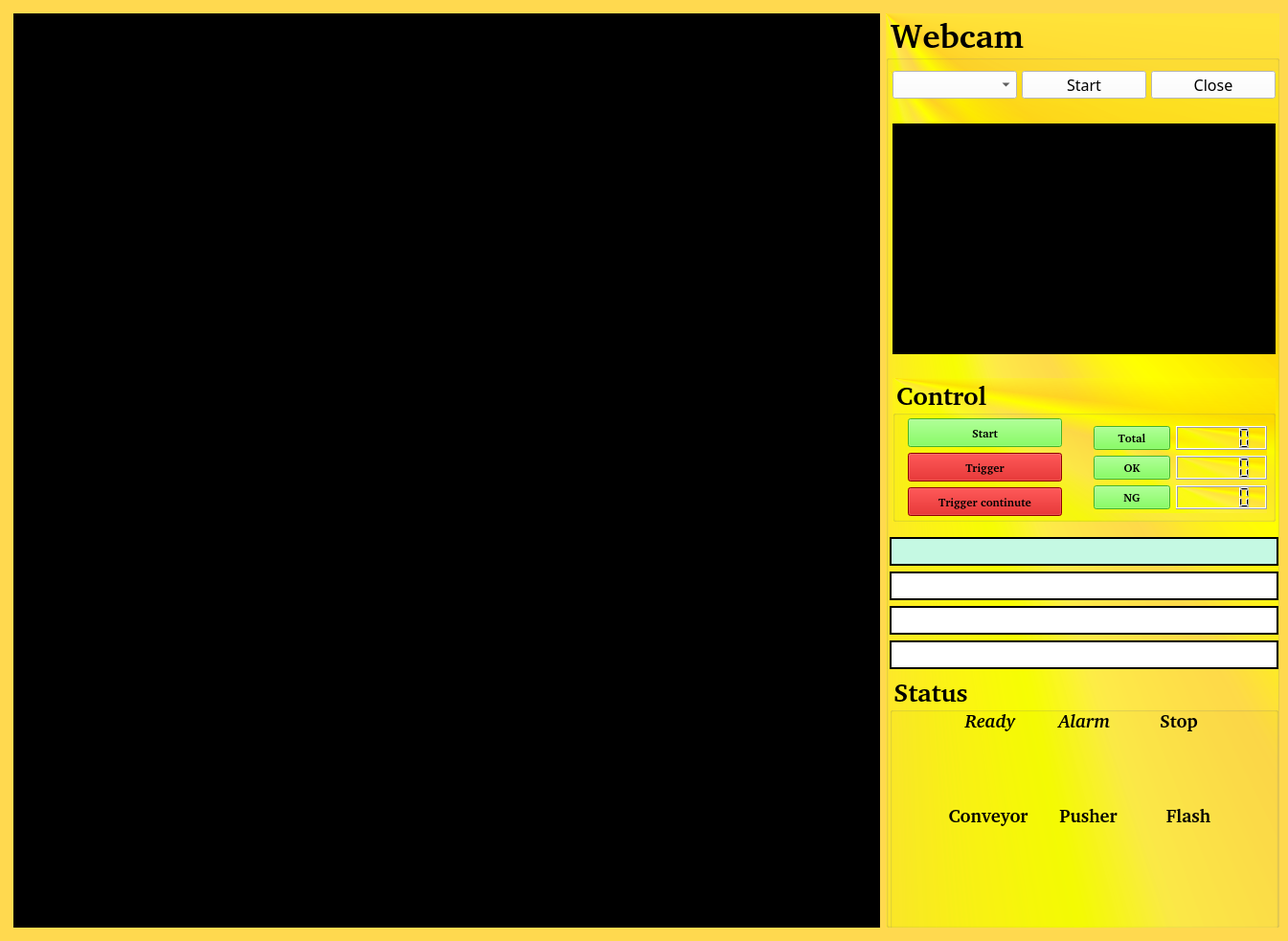
<?xml version="1.0" encoding="UTF-8"?>
<ui version="4.0">
 <class>MainWindow</class>
 <widget class="QMainWindow" name="MainWindow">
  <property name="windowModality">
   <enum>Qt::ApplicationModal</enum>
  </property>
  <property name="enabled">
   <bool>true</bool>
  </property>
  <property name="geometry">
   <rect>
    <x>0</x>
    <y>0</y>
    <width>1345</width>
    <height>983</height>
   </rect>
  </property>
  <property name="minimumSize">
   <size>
    <width>1100</width>
    <height>520</height>
   </size>
  </property>
  <property name="maximumSize">
   <size>
    <width>9999</width>
    <height>9999</height>
   </size>
  </property>
  <property name="baseSize">
   <size>
    <width>0</width>
    <height>0</height>
   </size>
  </property>
  <property name="font">
   <font>
    <family>Bahnschrift Condensed</family>
    <pointsize>10</pointsize>
    <weight>50</weight>
    <bold>false</bold>
   </font>
  </property>
  <property name="cursor">
   <cursorShape>ArrowCursor</cursorShape>
  </property>
  <property name="contextMenuPolicy">
   <enum>Qt::DefaultContextMenu</enum>
  </property>
  <property name="acceptDrops">
   <bool>false</bool>
  </property>
  <property name="windowTitle">
   <string>Label detections</string>
  </property>
  <property name="windowIcon">
   <iconset>
    <normaloff>../../.designer/resource/vision.png</normaloff>../../.designer/resource/vision.png</iconset>
  </property>
  <property name="styleSheet">
   <string notr="true">background-color: rgb(255, 217, 79);</string>
  </property>
  <property name="toolButtonStyle">
   <enum>Qt::ToolButtonIconOnly</enum>
  </property>
  <property name="dockOptions">
   <set>QMainWindow::AllowTabbedDocks|QMainWindow::AnimatedDocks</set>
  </property>
  <widget class="QWidget" name="centralwidget">
   <property name="minimumSize">
    <size>
     <width>1100</width>
     <height>520</height>
    </size>
   </property>
   <layout class="QGridLayout" name="gridLayout_6">
    <item row="1" column="0">
     <spacer name="verticalSpacer_3">
      <property name="orientation">
       <enum>Qt::Vertical</enum>
      </property>
      <property name="sizeHint" stdset="0">
       <size>
        <width>5</width>
        <height>5</height>
       </size>
      </property>
     </spacer>
    </item>
    <item row="0" column="1">
     <spacer name="horizontalSpacer_2">
      <property name="orientation">
       <enum>Qt::Horizontal</enum>
      </property>
      <property name="sizeType">
       <enum>QSizePolicy::Expanding</enum>
      </property>
      <property name="sizeHint" stdset="0">
       <size>
        <width>40</width>
        <height>5</height>
       </size>
      </property>
     </spacer>
    </item>
    <item row="1" column="2">
     <layout class="QGridLayout" name="gridLayout_3">
      <item row="0" column="0">
       <widget class="QGroupBox" name="grbWebcam">
        <property name="minimumSize">
         <size>
          <width>411</width>
          <height>71</height>
         </size>
        </property>
        <property name="font">
         <font>
          <family>Bitstream Charter</family>
          <pointsize>26</pointsize>
          <weight>75</weight>
          <bold>true</bold>
         </font>
        </property>
        <property name="styleSheet">
         <string notr="true">background-color: qconicalgradient(cx:0, cy:0, angle:135, stop:0 rgba(255, 255, 0, 69), stop:0.375 rgba(255, 255, 0, 69), stop:0.423533 rgba(251, 255, 0, 145), stop:0.45 rgba(247, 255, 0, 208), stop:0.477581 rgba(255, 244, 71, 130), stop:0.518717 rgba(255, 218, 71, 130), stop:0.55 rgba(255, 255, 0, 255), stop:0.57754 rgba(255, 203, 0, 130), stop:0.625 rgba(255, 255, 0, 69), stop:1 rgba(255, 255, 0, 69));</string>
        </property>
        <property name="title">
         <string>Webcam</string>
        </property>
        <widget class="QWidget" name="layoutWidget">
         <property name="geometry">
          <rect>
           <x>4</x>
           <y>60</y>
           <width>406</width>
           <height>931</height>
          </rect>
         </property>
         <layout class="QVBoxLayout" name="verticalLayout_2">
          <item>
           <layout class="QGridLayout" name="gridLayout">
            <item row="5" column="0">
             <spacer name="verticalSpacer_5">
              <property name="orientation">
               <enum>Qt::Vertical</enum>
              </property>
              <property name="sizeHint" stdset="0">
               <size>
                <width>20</width>
                <height>40</height>
               </size>
              </property>
             </spacer>
            </item>
            <item row="4" column="0">
             <widget class="QLabel" name="picbox2">
              <property name="minimumSize">
               <size>
                <width>400</width>
                <height>241</height>
               </size>
              </property>
              <property name="maximumSize">
               <size>
                <width>400</width>
                <height>200</height>
               </size>
              </property>
              <property name="styleSheet">
               <string notr="true">background-color: rgb(0, 0, 0);</string>
              </property>
              <property name="frameShape">
               <enum>QFrame::Box</enum>
              </property>
              <property name="frameShadow">
               <enum>QFrame::Plain</enum>
              </property>
              <property name="text">
               <string/>
              </property>
             </widget>
            </item>
            <item row="1" column="0">
             <layout class="QHBoxLayout" name="horizontalLayout">
              <property name="spacing">
               <number>5</number>
              </property>
              <property name="sizeConstraint">
               <enum>QLayout::SetFixedSize</enum>
              </property>
              <property name="leftMargin">
               <number>0</number>
              </property>
              <property name="bottomMargin">
               <number>0</number>
              </property>
              <item>
               <widget class="QComboBox" name="cboWebcam">
                <property name="minimumSize">
                 <size>
                  <width>0</width>
                  <height>25</height>
                 </size>
                </property>
                <property name="maximumSize">
                 <size>
                  <width>16777215</width>
                  <height>30</height>
                 </size>
                </property>
                <property name="cursor">
                 <cursorShape>PointingHandCursor</cursorShape>
                </property>
                <property name="styleSheet">
                 <string notr="true">background-color: rgb(255, 255, 255);</string>
                </property>
               </widget>
              </item>
              <item>
               <widget class="QPushButton" name="btnOnOff">
                <property name="sizePolicy">
                 <sizepolicy hsizetype="Minimum" vsizetype="Fixed">
                  <horstretch>0</horstretch>
                  <verstretch>0</verstretch>
                 </sizepolicy>
                </property>
                <property name="minimumSize">
                 <size>
                  <width>0</width>
                  <height>25</height>
                 </size>
                </property>
                <property name="maximumSize">
                 <size>
                  <width>16777215</width>
                  <height>30</height>
                 </size>
                </property>
                <property name="font">
                 <font>
                  <family>Bahnschrift Condensed</family>
                  <pointsize>12</pointsize>
                  <weight>50</weight>
                  <bold>false</bold>
                 </font>
                </property>
                <property name="cursor">
                 <cursorShape>PointingHandCursor</cursorShape>
                </property>
                <property name="styleSheet">
                 <string notr="true">background-color: rgb(255, 255, 255);</string>
                </property>
                <property name="text">
                 <string>Start</string>
                </property>
               </widget>
              </item>
              <item>
               <widget class="QPushButton" name="btnClose">
                <property name="sizePolicy">
                 <sizepolicy hsizetype="Minimum" vsizetype="Fixed">
                  <horstretch>0</horstretch>
                  <verstretch>0</verstretch>
                 </sizepolicy>
                </property>
                <property name="minimumSize">
                 <size>
                  <width>0</width>
                  <height>25</height>
                 </size>
                </property>
                <property name="maximumSize">
                 <size>
                  <width>16777215</width>
                  <height>30</height>
                 </size>
                </property>
                <property name="font">
                 <font>
                  <family>Bahnschrift Condensed</family>
                  <pointsize>12</pointsize>
                  <weight>50</weight>
                  <bold>false</bold>
                 </font>
                </property>
                <property name="cursor">
                 <cursorShape>PointingHandCursor</cursorShape>
                </property>
                <property name="styleSheet">
                 <string notr="true">background-color: rgb(255, 255, 255);</string>
                </property>
                <property name="text">
                 <string>Close</string>
                </property>
               </widget>
              </item>
             </layout>
            </item>
            <item row="8" column="0">
             <spacer name="verticalSpacer_4">
              <property name="orientation">
               <enum>Qt::Vertical</enum>
              </property>
              <property name="sizeType">
               <enum>QSizePolicy::Fixed</enum>
              </property>
              <property name="sizeHint" stdset="0">
               <size>
                <width>20</width>
                <height>10</height>
               </size>
              </property>
             </spacer>
            </item>
            <item row="6" column="0" rowspan="2">
             <widget class="QGroupBox" name="gbControl">
              <property name="minimumSize">
               <size>
                <width>0</width>
                <height>150</height>
               </size>
              </property>
              <property name="font">
               <font>
                <family>Bitstream Charter</family>
                <pointsize>20</pointsize>
                <weight>75</weight>
                <bold>true</bold>
               </font>
              </property>
              <property name="title">
               <string>Control</string>
              </property>
              <widget class="QPushButton" name="btnAutostart">
               <property name="geometry">
                <rect>
                 <x>16</x>
                 <y>42</y>
                 <width>161</width>
                 <height>30</height>
                </rect>
               </property>
               <property name="sizePolicy">
                <sizepolicy hsizetype="Minimum" vsizetype="Fixed">
                 <horstretch>0</horstretch>
                 <verstretch>0</verstretch>
                </sizepolicy>
               </property>
               <property name="maximumSize">
                <size>
                 <width>500</width>
                 <height>16777215</height>
                </size>
               </property>
               <property name="sizeIncrement">
                <size>
                 <width>0</width>
                 <height>0</height>
                </size>
               </property>
               <property name="font">
                <font>
                 <family>Bitstream Charter</family>
                 <weight>75</weight>
                 <bold>true</bold>
                </font>
               </property>
               <property name="cursor">
                <cursorShape>PointingHandCursor</cursorShape>
               </property>
               <property name="styleSheet">
                <string notr="true">background-color:  rgb(100,250,55);</string>
               </property>
               <property name="text">
                <string>Start</string>
               </property>
              </widget>
              <widget class="QPushButton" name="btn_Trigger">
               <property name="geometry">
                <rect>
                 <x>16</x>
                 <y>78</y>
                 <width>161</width>
                 <height>30</height>
                </rect>
               </property>
               <property name="font">
                <font>
                 <family>Bitstream Charter</family>
                 <weight>75</weight>
                 <bold>true</bold>
                </font>
               </property>
               <property name="cursor">
                <cursorShape>PointingHandCursor</cursorShape>
               </property>
               <property name="styleSheet">
                <string notr="true">background-color: rgb(200, 0, 0);</string>
               </property>
               <property name="text">
                <string>Trigger</string>
               </property>
              </widget>
              <widget class="QPushButton" name="btn_Trigger_cont">
               <property name="geometry">
                <rect>
                 <x>16</x>
                 <y>114</y>
                 <width>161</width>
                 <height>30</height>
                </rect>
               </property>
               <property name="font">
                <font>
                 <family>Bitstream Charter</family>
                 <weight>75</weight>
                 <bold>true</bold>
                </font>
               </property>
               <property name="cursor">
                <cursorShape>PointingHandCursor</cursorShape>
               </property>
               <property name="styleSheet">
                <string notr="true">background-color: rgb(200, 0, 0);</string>
               </property>
               <property name="text">
                <string>Trigger continute</string>
               </property>
              </widget>
              <widget class="QWidget" name="layoutWidget">
               <property name="geometry">
                <rect>
                 <x>210</x>
                 <y>50</y>
                 <width>181</width>
                 <height>91</height>
                </rect>
               </property>
               <layout class="QFormLayout" name="formLayout">
                <item row="0" column="0">
                 <widget class="QPushButton" name="btnRST_Total">
                  <property name="sizePolicy">
                   <sizepolicy hsizetype="Minimum" vsizetype="Fixed">
                    <horstretch>0</horstretch>
                    <verstretch>0</verstretch>
                   </sizepolicy>
                  </property>
                  <property name="minimumSize">
                   <size>
                    <width>50</width>
                    <height>25</height>
                   </size>
                  </property>
                  <property name="maximumSize">
                   <size>
                    <width>500</width>
                    <height>16777215</height>
                   </size>
                  </property>
                  <property name="sizeIncrement">
                   <size>
                    <width>0</width>
                    <height>0</height>
                   </size>
                  </property>
                  <property name="font">
                   <font>
                    <family>Bitstream Charter</family>
                    <weight>75</weight>
                    <bold>true</bold>
                   </font>
                  </property>
                  <property name="cursor">
                   <cursorShape>PointingHandCursor</cursorShape>
                  </property>
                  <property name="toolTip">
                   <string>&lt;html&gt;&lt;head/&gt;&lt;body&gt;&lt;p&gt;&lt;span style=&quot; font-size:16pt;&quot;&gt;Reset total.&lt;/span&gt;&lt;/p&gt;&lt;/body&gt;&lt;/html&gt;</string>
                  </property>
                  <property name="styleSheet">
                   <string notr="true">background-color:  rgb(100,250,55);</string>
                  </property>
                  <property name="text">
                   <string>Total</string>
                  </property>
                 </widget>
                </item>
                <item row="1" column="0">
                 <widget class="QPushButton" name="btnRST_OK">
                  <property name="sizePolicy">
                   <sizepolicy hsizetype="Minimum" vsizetype="Fixed">
                    <horstretch>0</horstretch>
                    <verstretch>0</verstretch>
                   </sizepolicy>
                  </property>
                  <property name="minimumSize">
                   <size>
                    <width>50</width>
                    <height>25</height>
                   </size>
                  </property>
                  <property name="maximumSize">
                   <size>
                    <width>500</width>
                    <height>16777215</height>
                   </size>
                  </property>
                  <property name="sizeIncrement">
                   <size>
                    <width>0</width>
                    <height>0</height>
                   </size>
                  </property>
                  <property name="font">
                   <font>
                    <family>Bitstream Charter</family>
                    <weight>75</weight>
                    <bold>true</bold>
                   </font>
                  </property>
                  <property name="cursor">
                   <cursorShape>PointingHandCursor</cursorShape>
                  </property>
                  <property name="toolTip">
                   <string>&lt;html&gt;&lt;head/&gt;&lt;body&gt;&lt;p&gt;&lt;span style=&quot; font-size:16pt;&quot;&gt;Reset OK.&lt;/span&gt;&lt;/p&gt;&lt;/body&gt;&lt;/html&gt;</string>
                  </property>
                  <property name="styleSheet">
                   <string notr="true">background-color:  rgb(100,250,55);</string>
                  </property>
                  <property name="text">
                   <string>OK</string>
                  </property>
                 </widget>
                </item>
                <item row="2" column="0">
                 <widget class="QPushButton" name="btnRST_NG">
                  <property name="sizePolicy">
                   <sizepolicy hsizetype="Minimum" vsizetype="Fixed">
                    <horstretch>0</horstretch>
                    <verstretch>0</verstretch>
                   </sizepolicy>
                  </property>
                  <property name="minimumSize">
                   <size>
                    <width>50</width>
                    <height>25</height>
                   </size>
                  </property>
                  <property name="maximumSize">
                   <size>
                    <width>500</width>
                    <height>16777215</height>
                   </size>
                  </property>
                  <property name="sizeIncrement">
                   <size>
                    <width>0</width>
                    <height>0</height>
                   </size>
                  </property>
                  <property name="font">
                   <font>
                    <family>Bitstream Charter</family>
                    <weight>75</weight>
                    <bold>true</bold>
                   </font>
                  </property>
                  <property name="cursor">
                   <cursorShape>PointingHandCursor</cursorShape>
                  </property>
                  <property name="toolTip">
                   <string>&lt;html&gt;&lt;head/&gt;&lt;body&gt;&lt;p&gt;&lt;span style=&quot; font-size:16pt;&quot;&gt;Reset NG.&lt;/span&gt;&lt;/p&gt;&lt;/body&gt;&lt;/html&gt;</string>
                  </property>
                  <property name="styleSheet">
                   <string notr="true">background-color:  rgb(100,250,55);</string>
                  </property>
                  <property name="text">
                   <string>NG</string>
                  </property>
                 </widget>
                </item>
                <item row="0" column="1">
                 <widget class="QLCDNumber" name="num_total"/>
                </item>
                <item row="1" column="1">
                 <widget class="QLCDNumber" name="num_ok"/>
                </item>
                <item row="2" column="1">
                 <widget class="QLCDNumber" name="num_ng"/>
                </item>
               </layout>
              </widget>
             </widget>
            </item>
           </layout>
          </item>
          <item>
           <layout class="QVBoxLayout" name="verticalLayout">
            <item>
             <widget class="QLabel" name="Data_value">
              <property name="minimumSize">
               <size>
                <width>0</width>
                <height>30</height>
               </size>
              </property>
              <property name="maximumSize">
               <size>
                <width>16777215</width>
                <height>30</height>
               </size>
              </property>
              <property name="autoFillBackground">
               <bool>false</bool>
              </property>
              <property name="styleSheet">
               <string notr="true">background-color: rgb(197, 249, 227);</string>
              </property>
              <property name="frameShape">
               <enum>QFrame::WinPanel</enum>
              </property>
              <property name="frameShadow">
               <enum>QFrame::Plain</enum>
              </property>
              <property name="text">
               <string/>
              </property>
             </widget>
            </item>
            <item>
             <widget class="QLabel" name="Data_value_2">
              <property name="minimumSize">
               <size>
                <width>0</width>
                <height>30</height>
               </size>
              </property>
              <property name="maximumSize">
               <size>
                <width>16777215</width>
                <height>30</height>
               </size>
              </property>
              <property name="autoFillBackground">
               <bool>false</bool>
              </property>
              <property name="styleSheet">
               <string notr="true">background-color: rgb(255, 255, 255);
font: 75 12pt &quot;FreeSerif&quot;;</string>
              </property>
              <property name="frameShape">
               <enum>QFrame::WinPanel</enum>
              </property>
              <property name="frameShadow">
               <enum>QFrame::Plain</enum>
              </property>
              <property name="text">
               <string/>
              </property>
             </widget>
            </item>
            <item>
             <widget class="QLabel" name="Data_value_3">
              <property name="minimumSize">
               <size>
                <width>0</width>
                <height>30</height>
               </size>
              </property>
              <property name="maximumSize">
               <size>
                <width>16777215</width>
                <height>30</height>
               </size>
              </property>
              <property name="autoFillBackground">
               <bool>false</bool>
              </property>
              <property name="styleSheet">
               <string notr="true">background-color: rgb(255, 255, 255);
font: 75 12pt &quot;FreeSerif&quot;;</string>
              </property>
              <property name="frameShape">
               <enum>QFrame::WinPanel</enum>
              </property>
              <property name="frameShadow">
               <enum>QFrame::Plain</enum>
              </property>
              <property name="text">
               <string/>
              </property>
             </widget>
            </item>
            <item>
             <widget class="QLabel" name="Data_value_4">
              <property name="minimumSize">
               <size>
                <width>0</width>
                <height>30</height>
               </size>
              </property>
              <property name="maximumSize">
               <size>
                <width>16777215</width>
                <height>30</height>
               </size>
              </property>
              <property name="autoFillBackground">
               <bool>false</bool>
              </property>
              <property name="styleSheet">
               <string notr="true">background-color: rgb(255, 255, 255);
font: 75 12pt &quot;FreeSerif&quot;;</string>
              </property>
              <property name="frameShape">
               <enum>QFrame::WinPanel</enum>
              </property>
              <property name="frameShadow">
               <enum>QFrame::Plain</enum>
              </property>
              <property name="text">
               <string/>
              </property>
             </widget>
            </item>
            <item>
             <widget class="QGroupBox" name="grbManual">
              <property name="minimumSize">
               <size>
                <width>400</width>
                <height>300</height>
               </size>
              </property>
              <property name="font">
               <font>
                <family>Bitstream Charter</family>
                <pointsize>20</pointsize>
                <weight>75</weight>
                <bold>true</bold>
               </font>
              </property>
              <property name="focusPolicy">
               <enum>Qt::NoFocus</enum>
              </property>
              <property name="styleSheet">
               <string notr="true">background-color: qlineargradient(spread:pad, x1:0, y1:0, x2:1, y2:0, stop:0 rgba(0, 0, 0, 0), stop:1 rgba(255, 255, 255, 0));</string>
              </property>
              <property name="title">
               <string>Status</string>
              </property>
              <widget class="QWidget" name="layoutWidget">
               <property name="geometry">
                <rect>
                 <x>59</x>
                 <y>35</y>
                 <width>289</width>
                 <height>26</height>
                </rect>
               </property>
               <layout class="QHBoxLayout" name="horizontalLayout_2">
                <item>
                 <widget class="QLabel" name="label_12">
                  <property name="font">
                   <font>
                    <family>Bitstream Charter</family>
                    <pointsize>14</pointsize>
                    <weight>75</weight>
                    <italic>true</italic>
                    <bold>true</bold>
                   </font>
                  </property>
                  <property name="layoutDirection">
                   <enum>Qt::LeftToRight</enum>
                  </property>
                  <property name="styleSheet">
                   <string notr="true">background-color: qlineargradient(spread:pad, x1:0, y1:0, x2:1, y2:0, stop:0 rgba(0, 0, 0, 0), stop:1 rgba(255, 255, 255, 0));</string>
                  </property>
                  <property name="text">
                   <string>Ready</string>
                  </property>
                  <property name="alignment">
                   <set>Qt::AlignCenter</set>
                  </property>
                 </widget>
                </item>
                <item>
                 <widget class="QLabel" name="label_13">
                  <property name="font">
                   <font>
                    <family>Bitstream Charter</family>
                    <pointsize>14</pointsize>
                    <weight>75</weight>
                    <italic>true</italic>
                    <bold>true</bold>
                   </font>
                  </property>
                  <property name="layoutDirection">
                   <enum>Qt::LeftToRight</enum>
                  </property>
                  <property name="styleSheet">
                   <string notr="true">background-color: qlineargradient(spread:pad, x1:0, y1:0, x2:1, y2:0, stop:0 rgba(0, 0, 0, 0), stop:1 rgba(255, 255, 255, 0));</string>
                  </property>
                  <property name="text">
                   <string>Alarm</string>
                  </property>
                  <property name="alignment">
                   <set>Qt::AlignCenter</set>
                  </property>
                 </widget>
                </item>
                <item>
                 <widget class="QLabel" name="label_14">
                  <property name="font">
                   <font>
                    <family>Bitstream Charter</family>
                    <pointsize>14</pointsize>
                    <weight>75</weight>
                    <bold>true</bold>
                   </font>
                  </property>
                  <property name="layoutDirection">
                   <enum>Qt::LeftToRight</enum>
                  </property>
                  <property name="styleSheet">
                   <string notr="true">background-color: qlineargradient(spread:pad, x1:0, y1:0, x2:1, y2:0, stop:0 rgba(0, 0, 0, 0), stop:1 rgba(255, 255, 255, 0));</string>
                  </property>
                  <property name="text">
                   <string>Stop</string>
                  </property>
                  <property name="alignment">
                   <set>Qt::AlignCenter</set>
                  </property>
                 </widget>
                </item>
               </layout>
              </widget>
              <widget class="QWidget" name="layoutWidget">
               <property name="geometry">
                <rect>
                 <x>28</x>
                 <y>66</y>
                 <width>351</width>
                 <height>42</height>
                </rect>
               </property>
               <layout class="QHBoxLayout" name="horizontalLayout_3">
                <item>
                 <widget class="QLabel" name="LampReady">
                  <property name="enabled">
                   <bool>true</bool>
                  </property>
                  <property name="maximumSize">
                   <size>
                    <width>40</width>
                    <height>40</height>
                   </size>
                  </property>
                  <property name="cursor">
                   <cursorShape>ArrowCursor</cursorShape>
                  </property>
                  <property name="mouseTracking">
                   <bool>false</bool>
                  </property>
                  <property name="contextMenuPolicy">
                   <enum>Qt::NoContextMenu</enum>
                  </property>
                  <property name="layoutDirection">
                   <enum>Qt::LeftToRight</enum>
                  </property>
                  <property name="styleSheet">
                   <string notr="true">background-color: qlineargradient(spread:pad, x1:0, y1:0, x2:1, y2:0, stop:0 rgba(0, 0, 0, 0), stop:1 rgba(255, 255, 255, 0));</string>
                  </property>
                  <property name="locale">
                   <locale language="English" country="UnitedStatesVirginIslands"/>
                  </property>
                  <property name="text">
                   <string/>
                  </property>
                  <property name="textFormat">
                   <enum>Qt::PlainText</enum>
                  </property>
                  <property name="pixmap">
                   <pixmap resource="../resource/resource.qrc">:/newPrefix/LED_OFF.png</pixmap>
                  </property>
                  <property name="scaledContents">
                   <bool>true</bool>
                  </property>
                  <property name="alignment">
                   <set>Qt::AlignCenter</set>
                  </property>
                 </widget>
                </item>
                <item>
                 <widget class="QLabel" name="LampAlarm">
                  <property name="maximumSize">
                   <size>
                    <width>40</width>
                    <height>40</height>
                   </size>
                  </property>
                  <property name="contextMenuPolicy">
                   <enum>Qt::NoContextMenu</enum>
                  </property>
                  <property name="layoutDirection">
                   <enum>Qt::LeftToRight</enum>
                  </property>
                  <property name="styleSheet">
                   <string notr="true">background-color: qlineargradient(spread:pad, x1:0, y1:0, x2:1, y2:0, stop:0 rgba(0, 0, 0, 0), stop:1 rgba(255, 255, 255, 0));</string>
                  </property>
                  <property name="text">
                   <string/>
                  </property>
                  <property name="textFormat">
                   <enum>Qt::AutoText</enum>
                  </property>
                  <property name="pixmap">
                   <pixmap resource="../resource/resource.qrc">:/newPrefix/LED_OFF.png</pixmap>
                  </property>
                  <property name="scaledContents">
                   <bool>true</bool>
                  </property>
                  <property name="alignment">
                   <set>Qt::AlignCenter</set>
                  </property>
                 </widget>
                </item>
                <item>
                 <widget class="QLabel" name="LampStop">
                  <property name="maximumSize">
                   <size>
                    <width>40</width>
                    <height>40</height>
                   </size>
                  </property>
                  <property name="contextMenuPolicy">
                   <enum>Qt::NoContextMenu</enum>
                  </property>
                  <property name="acceptDrops">
                   <bool>false</bool>
                  </property>
                  <property name="layoutDirection">
                   <enum>Qt::LeftToRight</enum>
                  </property>
                  <property name="autoFillBackground">
                   <bool>false</bool>
                  </property>
                  <property name="styleSheet">
                   <string notr="true">background-color: qlineargradient(spread:pad, x1:0, y1:0, x2:1, y2:0, stop:0 rgba(0, 0, 0, 0), stop:1 rgba(255, 255, 255, 0));</string>
                  </property>
                  <property name="frameShape">
                   <enum>QFrame::NoFrame</enum>
                  </property>
                  <property name="text">
                   <string/>
                  </property>
                  <property name="textFormat">
                   <enum>Qt::AutoText</enum>
                  </property>
                  <property name="pixmap">
                   <pixmap resource="../resource/resource.qrc">:/newPrefix/LED_OFF.png</pixmap>
                  </property>
                  <property name="scaledContents">
                   <bool>true</bool>
                  </property>
                  <property name="alignment">
                   <set>Qt::AlignCenter</set>
                  </property>
                 </widget>
                </item>
               </layout>
              </widget>
              <widget class="QWidget" name="layoutWidget">
               <property name="geometry">
                <rect>
                 <x>54</x>
                 <y>134</y>
                 <width>307</width>
                 <height>26</height>
                </rect>
               </property>
               <layout class="QHBoxLayout" name="horizontalLayout_4">
                <item>
                 <widget class="QLabel" name="label_6">
                  <property name="font">
                   <font>
                    <family>Bitstream Charter</family>
                    <pointsize>14</pointsize>
                    <weight>75</weight>
                    <bold>true</bold>
                   </font>
                  </property>
                  <property name="tabletTracking">
                   <bool>false</bool>
                  </property>
                  <property name="statusTip">
                   <string notr="true"/>
                  </property>
                  <property name="layoutDirection">
                   <enum>Qt::LeftToRight</enum>
                  </property>
                  <property name="text">
                   <string>Conveyor</string>
                  </property>
                  <property name="alignment">
                   <set>Qt::AlignCenter</set>
                  </property>
                 </widget>
                </item>
                <item>
                 <widget class="QLabel" name="label_8">
                  <property name="font">
                   <font>
                    <family>Bitstream Charter</family>
                    <pointsize>14</pointsize>
                    <weight>75</weight>
                    <bold>true</bold>
                   </font>
                  </property>
                  <property name="tabletTracking">
                   <bool>false</bool>
                  </property>
                  <property name="statusTip">
                   <string notr="true"/>
                  </property>
                  <property name="layoutDirection">
                   <enum>Qt::LeftToRight</enum>
                  </property>
                  <property name="text">
                   <string>Pusher</string>
                  </property>
                  <property name="alignment">
                   <set>Qt::AlignCenter</set>
                  </property>
                 </widget>
                </item>
                <item>
                 <widget class="QLabel" name="label_7">
                  <property name="font">
                   <font>
                    <family>Bitstream Charter</family>
                    <pointsize>14</pointsize>
                    <weight>75</weight>
                    <bold>true</bold>
                   </font>
                  </property>
                  <property name="tabletTracking">
                   <bool>false</bool>
                  </property>
                  <property name="statusTip">
                   <string notr="true"/>
                  </property>
                  <property name="layoutDirection">
                   <enum>Qt::LeftToRight</enum>
                  </property>
                  <property name="text">
                   <string>Flash</string>
                  </property>
                  <property name="alignment">
                   <set>Qt::AlignCenter</set>
                  </property>
                 </widget>
                </item>
               </layout>
              </widget>
              <widget class="QWidget" name="layoutWidget">
               <property name="geometry">
                <rect>
                 <x>20</x>
                 <y>166</y>
                 <width>375</width>
                 <height>42</height>
                </rect>
               </property>
               <layout class="QHBoxLayout" name="horizontalLayout_5">
                <item>
                 <widget class="QLabel" name="Lamp_conveyor">
                  <property name="minimumSize">
                   <size>
                    <width>40</width>
                    <height>40</height>
                   </size>
                  </property>
                  <property name="maximumSize">
                   <size>
                    <width>40</width>
                    <height>40</height>
                   </size>
                  </property>
                  <property name="contextMenuPolicy">
                   <enum>Qt::NoContextMenu</enum>
                  </property>
                  <property name="layoutDirection">
                   <enum>Qt::LeftToRight</enum>
                  </property>
                  <property name="styleSheet">
                   <string notr="true">background-color: qlineargradient(spread:pad, x1:0, y1:0, x2:1, y2:0, stop:0 rgba(0, 0, 0, 0), stop:1 rgba(255, 255, 255, 0));</string>
                  </property>
                  <property name="text">
                   <string/>
                  </property>
                  <property name="textFormat">
                   <enum>Qt::AutoText</enum>
                  </property>
                  <property name="pixmap">
                   <pixmap resource="../resource/resource.qrc">:/newPrefix/LED_OFF.png</pixmap>
                  </property>
                  <property name="scaledContents">
                   <bool>true</bool>
                  </property>
                  <property name="alignment">
                   <set>Qt::AlignCenter</set>
                  </property>
                 </widget>
                </item>
                <item>
                 <widget class="QLabel" name="Lamp_pusher">
                  <property name="minimumSize">
                   <size>
                    <width>40</width>
                    <height>40</height>
                   </size>
                  </property>
                  <property name="maximumSize">
                   <size>
                    <width>40</width>
                    <height>40</height>
                   </size>
                  </property>
                  <property name="contextMenuPolicy">
                   <enum>Qt::NoContextMenu</enum>
                  </property>
                  <property name="layoutDirection">
                   <enum>Qt::LeftToRight</enum>
                  </property>
                  <property name="styleSheet">
                   <string notr="true">background-color: qlineargradient(spread:pad, x1:0, y1:0, x2:1, y2:0, stop:0 rgba(0, 0, 0, 0), stop:1 rgba(255, 255, 255, 0));</string>
                  </property>
                  <property name="text">
                   <string/>
                  </property>
                  <property name="textFormat">
                   <enum>Qt::AutoText</enum>
                  </property>
                  <property name="pixmap">
                   <pixmap resource="../resource/resource.qrc">:/newPrefix/LED_OFF.png</pixmap>
                  </property>
                  <property name="scaledContents">
                   <bool>true</bool>
                  </property>
                  <property name="alignment">
                   <set>Qt::AlignCenter</set>
                  </property>
                 </widget>
                </item>
                <item>
                 <widget class="QLabel" name="Lamp_flash">
                  <property name="minimumSize">
                   <size>
                    <width>40</width>
                    <height>40</height>
                   </size>
                  </property>
                  <property name="maximumSize">
                   <size>
                    <width>40</width>
                    <height>40</height>
                   </size>
                  </property>
                  <property name="contextMenuPolicy">
                   <enum>Qt::NoContextMenu</enum>
                  </property>
                  <property name="layoutDirection">
                   <enum>Qt::LeftToRight</enum>
                  </property>
                  <property name="styleSheet">
                   <string notr="true">background-color: qlineargradient(spread:pad, x1:0, y1:0, x2:1, y2:0, stop:0 rgba(0, 0, 0, 0), stop:1 rgba(255, 255, 255, 0));</string>
                  </property>
                  <property name="text">
                   <string/>
                  </property>
                  <property name="textFormat">
                   <enum>Qt::AutoText</enum>
                  </property>
                  <property name="pixmap">
                   <pixmap resource="../resource/resource.qrc">:/newPrefix/LED_OFF.png</pixmap>
                  </property>
                  <property name="scaledContents">
                   <bool>true</bool>
                  </property>
                  <property name="alignment">
                   <set>Qt::AlignCenter</set>
                  </property>
                 </widget>
                </item>
               </layout>
              </widget>
             </widget>
            </item>
           </layout>
          </item>
         </layout>
        </widget>
       </widget>
      </item>
     </layout>
    </item>
    <item row="1" column="1">
     <widget class="QLabel" name="picbox1">
      <property name="styleSheet">
       <string notr="true">background-color: rgb(0, 0, 0);</string>
      </property>
      <property name="frameShape">
       <enum>QFrame::Box</enum>
      </property>
      <property name="frameShadow">
       <enum>QFrame::Plain</enum>
      </property>
      <property name="text">
       <string/>
      </property>
     </widget>
    </item>
    <item row="2" column="2">
     <spacer name="verticalSpacer_2">
      <property name="orientation">
       <enum>Qt::Vertical</enum>
      </property>
      <property name="sizeType">
       <enum>QSizePolicy::Preferred</enum>
      </property>
      <property name="sizeHint" stdset="0">
       <size>
        <width>20</width>
        <height>5</height>
       </size>
      </property>
     </spacer>
    </item>
    <item row="2" column="1">
     <spacer name="horizontalSpacer">
      <property name="orientation">
       <enum>Qt::Horizontal</enum>
      </property>
      <property name="sizeType">
       <enum>QSizePolicy::Preferred</enum>
      </property>
      <property name="sizeHint" stdset="0">
       <size>
        <width>40</width>
        <height>5</height>
       </size>
      </property>
     </spacer>
    </item>
    <item row="0" column="2">
     <spacer name="verticalSpacer">
      <property name="orientation">
       <enum>Qt::Vertical</enum>
      </property>
      <property name="sizeType">
       <enum>QSizePolicy::Preferred</enum>
      </property>
      <property name="sizeHint" stdset="0">
       <size>
        <width>20</width>
        <height>5</height>
       </size>
      </property>
     </spacer>
    </item>
   </layout>
  </widget>
 </widget>
 <resources>
  <include location="../resource/resource.qrc"/>
  <include location="../../.designer/resource/resource.qrc"/>
 </resources>
 <connections/>
</ui>
